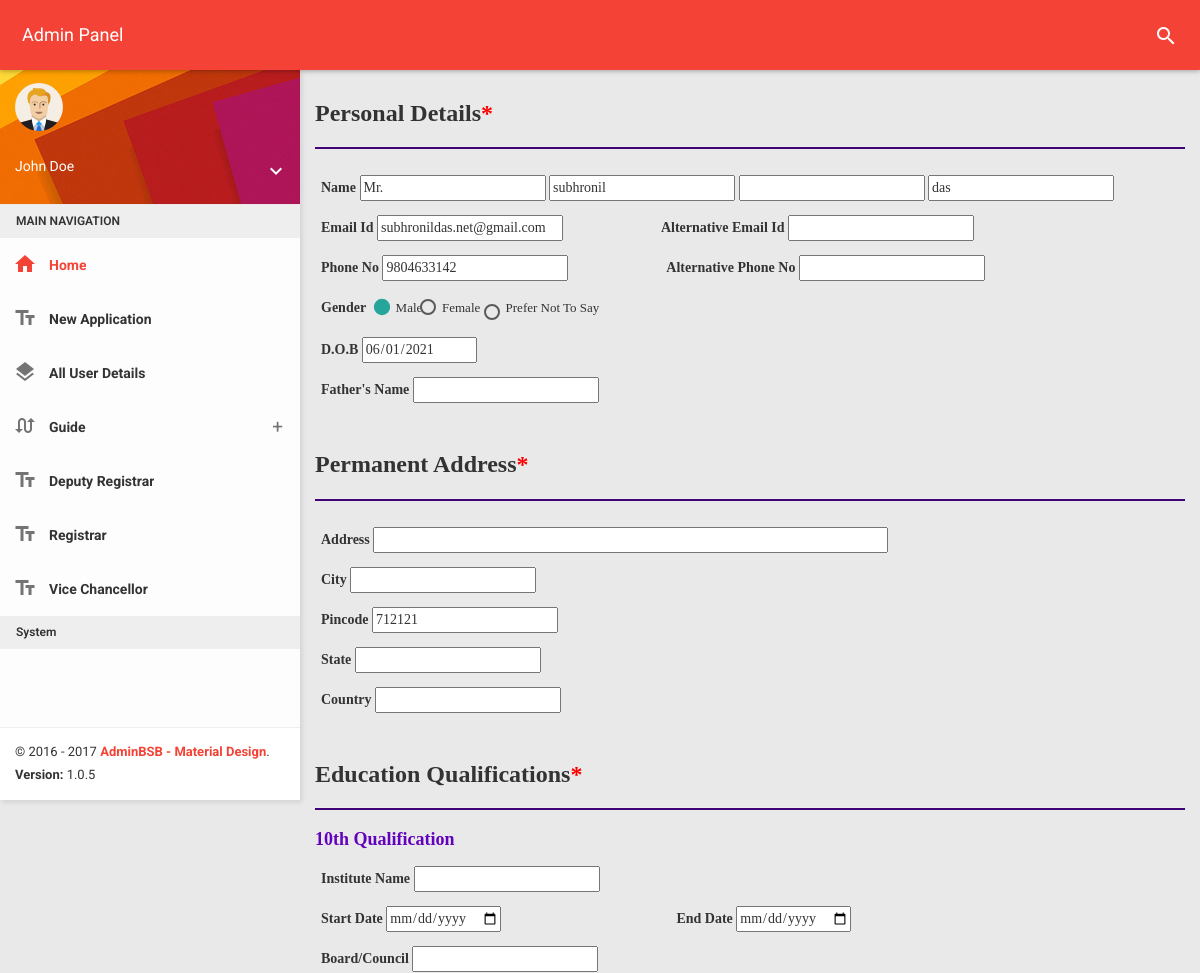
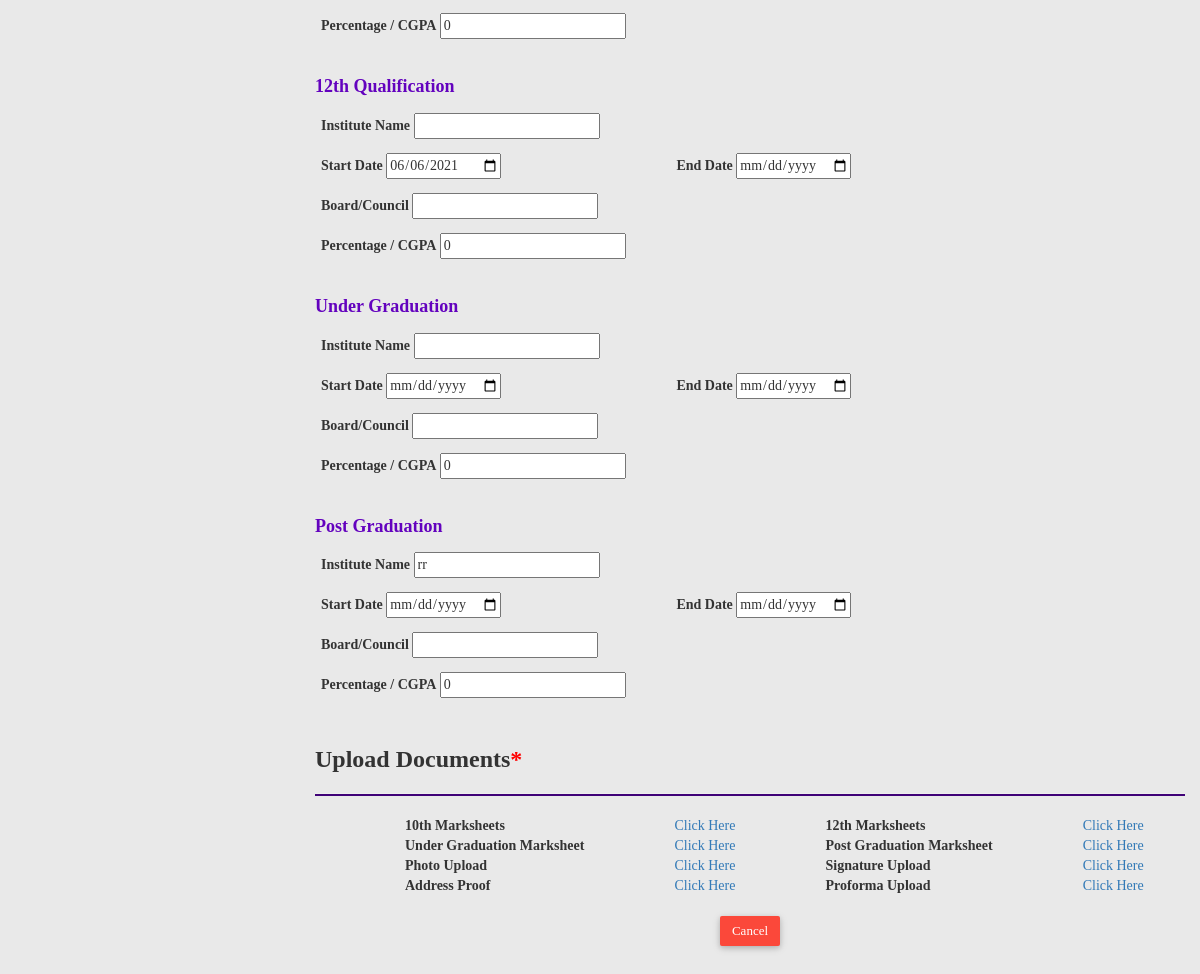
Page /admin/pages/details.php?id=2 on the committed database (2 pictures, top to bottom).
### tables this page shows
CREATE TABLE `userfull` (
  `id` int(11) NOT NULL,
  `user_id` int(11) NOT NULL,
  `title` varchar(10) NOT NULL,
  `alteremail` varchar(255) NOT NULL,
  `alterphone` varchar(255) NOT NULL,
  `fathername` varchar(255) NOT NULL,
  `address` varchar(255) NOT NULL,
  `city` varchar(255) NOT NULL,
  `pin` varchar(6) NOT NULL,
  `state` varchar(20) NOT NULL,
  `country` varchar(20) NOT NULL,
  `insti10` varchar(25) NOT NULL,
  `start10` date NOT NULL,
  `end10` date NOT NULL,
  `board10` varchar(25) NOT NULL,
  `per10` int(11) NOT NULL,
  `insti12` varchar(25) NOT NULL,
  `start12` date NOT NULL,
  `end12` date NOT NULL,
  `board12` varchar(25) NOT NULL,
  `per12` int(11) NOT NULL,
  `instigra` varchar(25) NOT NULL,
  `startgra` date NOT NULL,
  `endgra` date NOT NULL,
  `boardgra` varchar(25) NOT NULL,
  `pergra` int(11) NOT NULL,
  `instipo` varchar(25) NOT NULL,
  `startpo` date NOT NULL,
  `endpo` text NOT NULL,
  `boardpo` varchar(25) NOT NULL,
  `perpo` int(11) NOT NULL,
  `mark10` varchar(255) NOT NULL,
  `mark12` varchar(255) NOT NULL,
  `markgra` varchar(255) NOT NULL,
  `markpo` varchar(255) NOT NULL,
  `photo` varchar(255) NOT NULL,
  `sign` varchar(255) NOT NULL,
  `addressp` varchar(255) NOT NULL,
  `proforma` varchar(255) NOT NULL
);

CREATE TABLE `user` (
  `id` int(6) NOT NULL,
  `firstname` varchar(255) NOT NULL,
  `middlename` varchar(255) NOT NULL,
  `lastname` varchar(255) NOT NULL,
  `email` varchar(255) NOT NULL,
  `phone` varchar(255) NOT NULL,
  `gender` varchar(255) NOT NULL,
  `dob` date NOT NULL,
  `course` varchar(255) NOT NULL,
  `password` varchar(255) NOT NULL,
  `otp` int(11) NOT NULL,
  `is_profile` tinyint(4) NOT NULL DEFAULT '0',
  `is_approved` tinyint(4) NOT NULL DEFAULT '0',
  `is_payment` tinyint(4) NOT NULL DEFAULT '0'
);

### admin/pages/config.php (called while the page is built, shortened)
<?php
	class config
	{
		protected $servername='localhost';
		protected $username='root';
		protected $pass='';
		protected $db='phdportal';
		function __construct()
		{
			$this->conn=new mysqli($this->servername,$this->username,$this->pass,$this->db);
		}
	}
	class database extends config
	{
		public function showdetails($id)
 		{
             $result=mysqli_query($this->conn,"SELECT * FROM user,userfull WHERE user.id='$id' AND user.id=userfull.user_id");
 			 return $result;
 		}
	}
?>

### admin/pages/details.php (the view, shortened to what this page needs)
<!DOCTYPE html>
<html>
<head>
    <link href="../plugins/bootstrap/css/bootstrap.css" rel="stylesheet">
    <link href="../plugins/node-waves/waves.css" rel="stylesheet" />
    <link href="../plugins/animate-css/animate.css" rel="stylesheet" />
    <link href="../plugins/jquery-datatable/skin/bootstrap/css/dataTables.bootstrap.css" rel="stylesheet">
    <link href="../css/style.css" rel="stylesheet">
    <link href="css/details.css" rel="stylesheet">
    <link href="../css/themes/all-themes.css" rel="stylesheet" />
</head>
<body class="theme-red">
    <?php include 'partials/nav.php'; ?>
    <section>
        <?php include 'partials/leftslide.php'; ?>
    </section>
    <section class="content">
        <?php
	        include("../config.php");
	        $obj=new database;
	        $row=$obj->showdetails($_GET['id']);
	        $arr=mysqli_fetch_array($row);
        ?>
        <form action="server.php" method="post" enctype="multipart/form-data">
            <h3>Personal Details<span class="required"></h3>
            <hr>
            <div class="info">
                <label>Name</label>
                <input type="text" name="firstname" value="<?php echo $arr['title']; ?>" readonly>
                <input type="text" name="firstname" value="<?php echo $arr['firstname']; ?>" readonly>
                <input type="text" name="" value="<?php echo $arr['middlename']; ?>" readonly>
                <input type="text" name="" value="<?php echo $arr['lastname']; ?>" readonly>
            </div>
            <div class="info">
                <label>Email Id</label>
                <input type="email" name="email" value="<?php echo $arr['email']; ?>" readonly>
                <label class="dur1">Alternative Email Id</label>
                <input type="email" name="alteremail">
            </div>
            <div class="info">
                <label>Phone No</label>
                <input type="text" pattern="[0-9]{10}" maxlength="10" value="<?php echo $arr['phone']; ?>" readonly>
                <label class="dur1">Alternative Phone No</label>
                <input type="text" pattern="[0-9]{10}" maxlength="10" name="alterphone">
            </div>
            <div class="info">
                <label>Gender</label>
                <label for="male" style="width: 5%;">Male</label>
                <label for="female" style="width: 7%;">Female</label>
                <label for="other" style="width: 15%;display:inline;">Prefer Not To Say</label>
            </div>
            <div class="info">
                <label>D.O.B</label>
                <input type="date" value="<?php echo $arr['dob']; ?>" readonly>
            </div>
            <div class="info">
                <label>Father's Name</label>
                <input type="text" name="fathername" value="<?php echo $arr['fathername']; ?>">
            </div>
            <br>
            <h3>Permanent Address<span class="required"></span></h3>
            <hr>
            <div class="info">
                <label>Address</label>
                <input type="text" name="address" style="width: 60%;" value="<?php echo $arr['address']; ?>">
            </div>
            <div class="info">
                <label>City</span></label>
                <input type="text" name="city" value="<?php echo $arr['city']; ?>">
            </div>
            <div class="info">
                <label>Pincode</label>
                <input type="text" pattern="[0-9]{6}" maxlength="6" name="pin" value="<?php echo $arr['pin']; ?>">
            </div>
            <div class="info">
                <label>State</label>
                <input type="text" name="state" value="<?php echo $arr['state']; ?>">
            </div>
            <div class="info">
                <label>Country</label>
                <input type="text" name="state" value="<?php echo $arr['country']; ?>">
            </div>
            <br>
            <h3>Education Qualifications<span class="required"></h3>
            <hr>
            <h4>10th Qualification</h4>
            <div class="info">
                <label>Institute Name</label>
                <input type="text" name="insti10" value="<?php echo $arr['insti10']; ?>">
            </div>
            <div class="info">
                <label>Start Date</label>
                <input type="date" name="start10" value="<?php echo $arr['start10']; ?>">
                <label class="dur">End Date</label>
                <input type="date" name="end10" value="<?php echo $arr['end10']; ?>">
            </div>
            <div class="info">
                <label>Board/Council</label>
                <input type="text" name="board10" value="<?php echo $arr['board10']; ?>">
            </div>
            <div class="info">
                <label>Percentage / CGPA</label>
                <input type="number" name="per10" value="<?php echo $arr['per10']; ?>">
            </div>
            <br>
            <h4>12th Qualification</h4>
            <div class="info">
                <label>Institute Name</label>
                <input type="text" name="insti12" value="<?php echo $arr['insti12']; ?>">
            </div>
            <div class="info">
                <label>Start Date</label>
                <input type="date" name="start12" value="<?php echo $arr['start12']; ?>">
                <label class="dur">End Date</label>
                <input type="date" name="end12" value="<?php echo $arr['end12']; ?>">
            </div>
            <div class="info">
                <label>Board/Council</label>
                <input type="text" name="board12" value="<?php echo $arr['board12']; ?>">
            </div>
            <div class="info">
                <label>Percentage / CGPA</label>
                <input type="number" name="per12" value="<?php echo $arr['per12']; ?>">
            </div>
            <br>
            <h4>Under Graduation</h4>
            <div class="info">
                <label>Institute Name</label>
                <input type="text" name="instigra" value="<?php echo $arr['instigra']; ?>">
            </div>
            <div class="info">
                <label>Start Date</label>
                <input type="date" name="startgra" value="<?php echo $arr['startgra']; ?>">
                <label class="dur">End Date</label>
                <input type="date" name="endgra" value="<?php echo $arr['endgra']; ?>">
            </div>
            <div class="info">
                <label>Board/Council</label>
                <input type="text" name="boardgra" value="<?php echo $arr['boardgra']; ?>">
            </div>
            <div class="info">
                <label>Percentage / CGPA</label>
                <input type="number" name="pergra" value="<?php echo $arr['pergra']; ?>">
            </div>
            <br>
            <h4>Post Graduation</h4>
            <div class="info">
                <label>Institute Name</label>
                <input type="text" name="instipo" value="<?php echo $arr['instipo']; ?>">
            </div>
            <div class="info">
                <label>Start Date</label>
                <input type="date" name="startpo" value="<?php echo $arr['startpo']; ?>">
                <label class="dur">End Date</label>
                <input type="date" name="endpo" value="<?php echo $arr['endpo']; ?>">
            </div>
            <div class="info">
                <label>Board/Council</label>
                <input type="text" name="boardpo" value="<?php echo $arr['boardpo']; ?>">
            </div>
            <div class="info">
                <label>Percentage / CGPA</label>
                <input type="number" name="perpo" value="<?php echo $arr['perpo']; ?>">
            </div>
            <br>
            <h3>Upload Documents<span class="required"></h3>
            <hr>
            <table>
                <tr>
                    <td><label>10th Marksheets</label></td>
                    <td><a href="../<?php echo $arr['mark10']; ?>">Click Here</a></td>
                    <td><label>12th Marksheets</label></td>
                    <td><a href="../<?php echo $arr['mark12']; ?>">Click Here</a></td>
                </tr>
                <tr>
                    <td><label>Under Graduation Marksheet</label></td>
                    <td><a href="../<?php echo $arr['markgra']; ?>">Click Here</a></td>
                    <td><label>Post Graduation Marksheet</label></td>
                    <td><a href="../<?php echo $arr['markpo']; ?>">Click Here</a></td>
                </tr>
                <tr>
                    <td><label>Photo Upload</label></td>
                    <td><a href="../<?php echo $arr['photo']; ?>">Click Here</a></td>
                    <td><label>Signature Upload</label></td>
                    <td><a href="../<?php echo $arr['sign']; ?>">Click Here</a></td>
                </tr>
                <tr>
                    <td><label>Address Proof</label></td>
                    <td><a href="../<?php echo $arr['addressp']; ?>">Click Here</a></td>
                    <td><label>Proforma Upload</label></td>
                    <td><a href="../<?php echo $arr['proforma']; ?>">Click Here</a></td>
                </tr>
            </table>
            <br>
            <div class="button">
                <button type="button" class="btn btn-danger" onclick="document.location='viewapplication.php'">Cancel</button>
            </div>
        </form>
    </section>
</body>
</html>

### admin/pages/partials/nav.php (shortened to what this page needs)
<nav class="navbar">
        <div class="container-fluid">
            <div class="navbar-header">
                <a class="navbar-brand" href="../index.php"> Admin Panel</a>
            </div>
            <div class="collapse navbar-collapse" id="navbar-collapse">
                <ul class="nav navbar-nav navbar-right">
                    <li><a href="javascript:void(0);" class="js-search" data-close="true"><i class="material-icons">search</i></a></li>
                </ul>
            </div>
        </div>
    </nav>

### admin/pages/partials/leftslide.php (shortened to what this page needs)
<aside id="leftsidebar" class="sidebar">
            <div class="user-info">
                <div class="image">
                    <img src="../images/user.png" width="48" height="48" alt="User" />
                </div>
                <div class="info-container">
                    <div class="name" data-toggle="dropdown" aria-haspopup="true" aria-expanded="false">John Doe</div>
                    <div class="btn-group user-helper-dropdown">
                        <i class="material-icons" data-toggle="dropdown" aria-haspopup="true" aria-expanded="true">keyboard_arrow_down</i>
                    </div>
                </div>
            </div>
            <div class="menu">
                <ul class="list">
                    <li class="header">MAIN NAVIGATION</li>
                    <li class="active">
                        <a href="../index.php">
                            <i class="material-icons">home</i>
                            <span>Home</span>
                        </a>
                    </li>
                    <li>
                        <a href="../pages/viewapplication.php">
                            <i class="material-icons">text_fields</i>
                            <span>New Application</span>
                        </a>
                    </li>
                    <li>
                        <a href="pages/helper-classes.html">
                            <i class="material-icons">layers</i>
                            <span>All User Details</span>
                        </a>
                    </li>
                    <li>
                        <a href="javascript:void(0);" class="menu-toggle">
                            <i class="material-icons">swap_calls</i>
                            <span>Guide</span>
                        </a>
                    </li>
                    <li>
                        <a href="../pages/viewapplication.php">
                            <i class="material-icons">text_fields</i>
                            <span>Deputy Registrar</span>
                        </a>
                    </li>
                    <li>
                        <a href="../pages/viewapplication.php">
                            <i class="material-icons">text_fields</i>
                            <span>Registrar</span>
                        </a>
                    </li>
                    <li>
                        <a href="../pages/viewapplication.php">
                            <i class="material-icons">text_fields</i>
                            <span>Vice Chancellor</span>
                        </a>
                    </li>
                    <li class="header">System</li>
                </ul>
            </div>
            <div class="legal">
                <div class="copyright">
                    &copy; 2016 - 2017 <a href="javascript:void(0);">AdminBSB - Material Design</a>.
                </div>
                <div class="version">
                    <b>Version: </b> 1.0.5
                </div>
            </div>
        </aside>

### admin/pages/css/details.css (style rules this page uses)
* { box-sizing: border-box; }
body { margin: 0; cursor: pointer; overflow-x: hidden; font-family: Cambria, Cochin, Georgia, Times, 'Times New Roman', serif; }
.container h3, h4 { font-weight: bold; color: rgb(99, 2, 190); font-family: Cambria; }
.info { padding: 6px; }
.info .dur1 { margin-left: 11%; }
.info .dur { margin-left: 20%; }
table label { width: 50%; display: inline; padding: 90px; }
table tr { padding: 10px; }
hr { height: 2px; background-color: rgb(63, 2, 119); }
.button { text-align: center; margin: 0 auto; display: block; }
.required::before { content: "*"; color: red; }
.menu-toggle { display: none; }

### admin/css/themes/all-themes.css (style rules this page uses)
.theme-red .navbar-brand { color: #fff; }
.theme-red .nav > li > a { color: #fff; }
.theme-red .sidebar .menu .list li.active { background-color: transparent; }
.theme-red .sidebar .menu .list li.active > :first-child i, .theme-red .sidebar .menu .list li.active > :first-child span { color: #F44336; }
.theme-red .sidebar .legal { background-color: #fff; }
.theme-red .sidebar .legal .copyright a { color: #F44336 !important; }

### rows in the picture
userfull: firstname "Mr.", firstname "subhronil", user.lastname "das", email "subhronildas.net@gmail.com", user.phone "9804633142", user.dob "06/01/2021", pin "712121", per10 "0", start12 "06/06/2021", per12 "0", pergra "0", instipo "rr", perpo "0"
